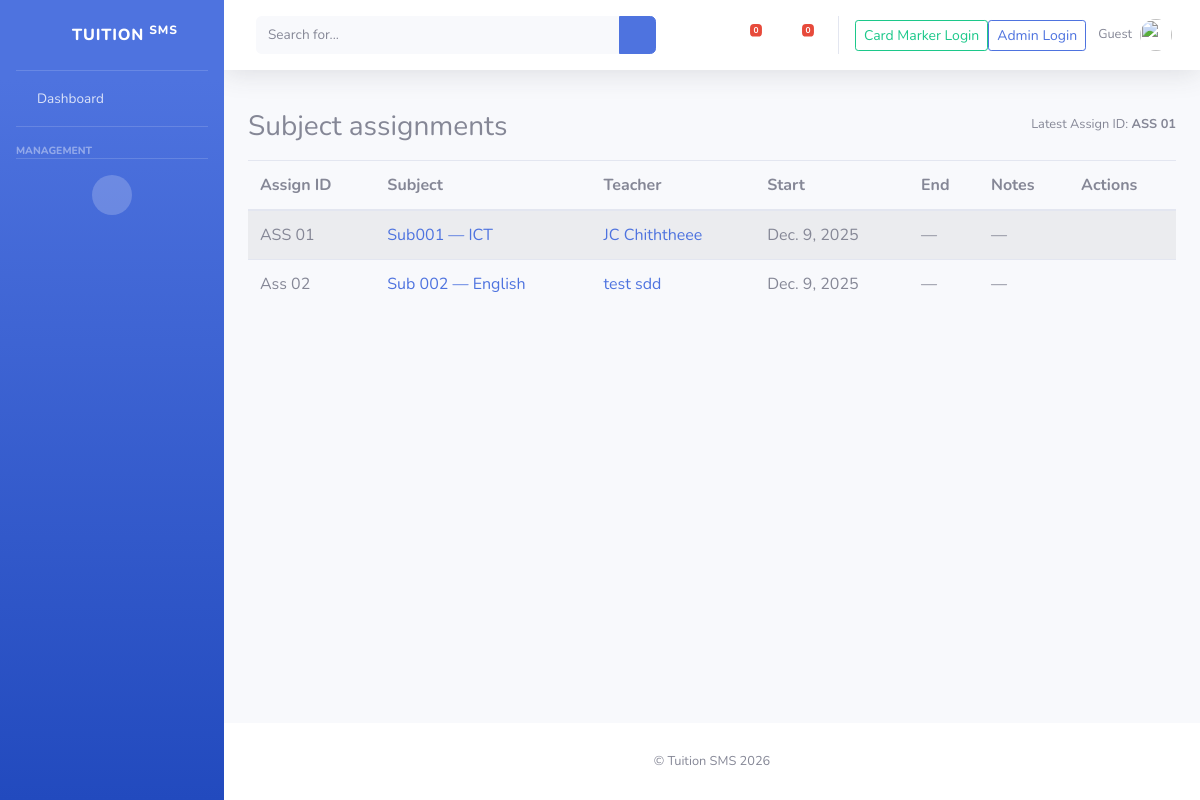
Screenshot of /subject-assignments/ with the database file from the repository.
### academic_core/models.py (models this page shows, shortened)
class SubjectAssignment(models.Model):
    assign_id = models.CharField(max_length=60, unique=True)
    subject = models.ForeignKey(Subject, on_delete=models.CASCADE, related_name='assignments')
    teacher = models.ForeignKey(Teacher, on_delete=models.CASCADE, related_name='assignments')
    start_date = models.DateField(default=timezone.now)
    end_date = models.DateField(null=True, blank=True)
    notes = models.TextField(blank=True)
    class Meta:
        constraints = [
            models.UniqueConstraint(fields=['subject', 'teacher'], name='unique_subject_teacher')
        ]
        ordering = ['-start_date']

class Subject(models.Model):
    subject_id = models.CharField(max_length=40, unique=True)
    name = models.CharField(max_length=200)
    description = models.TextField(blank=True)
    class Meta:
        ordering = ['subject_id']

class Teacher(models.Model):
    title = models.CharField(max_length=10, choices=TITLE_CHOICES, default='mr')
    first_name = models.CharField(max_length=120)
    last_name = models.CharField(max_length=120)
    profile_photo = models.ImageField(upload_to='teachers/photos/', null=True, blank=True)
    dob = models.DateField(null=True, blank=True)
    phone = models.CharField(max_length=32, blank=True)
    whatsapp = models.CharField(max_length=32, blank=True)
    email = models.EmailField(blank=True, null=True)
    user = models.OneToOneField(
        settings.AUTH_USER_MODEL,
        on_delete=models.SET_NULL,
        null=True,
        blank=True,
        related_name='teacher_profile'
    )
    is_active = models.BooleanField(default=True)
    class Meta:
        ordering = ['last_name', 'first_name']

### academic_core/templates_views.py (the view)
# urls.py: path('subject-assignments/', tv.SubjectAssignmentListView.as_view(), name='subjectassign_list'),
class SubjectAssignmentListView(ListView):
    model = SubjectAssignment
    template_name = 'academic_core/subjectassign_list.html'
    context_object_name = 'assignments'
    queryset = SubjectAssignment.objects.select_related('subject', 'teacher').order_by('-start_date')

### academic_core/templates/academic_core/subjectassign_list.html (shortened to what this page needs)
{% extends "academic_core/base.html" %}
{% block content %}
<div class="d-flex justify-content-between align-items-center mb-3">
  <h3 class="mb-0">Subject assignments</h3>
  <div class="text-end">
    {% if assignments and assignments|length > 0 %}
      <div class="small text-muted mb-1">Latest Assign ID: <strong>{{ assignments.0.assign_id }}</strong></div>
    {% endif %}
  </div>
</div>
<div class="table-responsive">
<table class="table table-striped align-middle">
  <thead>
    <tr>
      <th>Assign ID</th>
      <th>Subject</th>
      <th>Teacher</th>
      <th>Start</th>
      <th>End</th>
      <th>Notes</th>
      <th class="text-end">Actions</th>
    </tr>
  </thead>
  <tbody>
    {% for a in assignments %}
      <tr>
        <td class="align-middle">{{ a.assign_id|default:"—" }}</td>
        <td class="align-middle">
          {% if a.subject %}
            <a href="{% url 'academic_core:subject_update' a.subject.pk %}">
              {{ a.subject.subject_id }} — {{ a.subject.name }}
            </a>
          {% else %}
            &mdash;
          {% endif %}
        </td>
        <td class="align-middle">
          {% if a.teacher %}
            <a href="{% url 'academic_core:teacher_detail' a.teacher.pk %}">
              {{ a.teacher.first_name }} {{ a.teacher.last_name }}
            </a>
          {% else %}
            &mdash;
          {% endif %}
        </td>
        <td class="align-middle">{{ a.start_date|default:"—" }}</td>
        <td class="align-middle">{{ a.end_date|default:"—" }}</td>
        <td class="align-middle">{{ a.notes|truncatechars:80|default:"—" }}</td>
        <td class="align-middle text-end">
        </td>
      </tr>
    {% empty %}
      <tr><td colspan="7" class="text-center">No assignments found.</td></tr>
    {% endfor %}
  </tbody>
</table>
</div>
{% endblock %}

### rows the page displays
SubjectAssignment: assign "ASS 01", assign_id "ASS 01", subject.subject_id "Sub001", subject.name "ICT", teacher.first_name "JC", teacher.last_name "Chiththeee", start_date "Dec. 9, 2025", end_date "—", notes "—"
SubjectAssignment: assign_id "Ass 02", subject.subject_id "Sub 002", subject.name "English", teacher.first_name "test", teacher.last_name "sdd", start_date "Dec. 9, 2025", end_date "—", notes "—"

### other values shown
{{ alerts_count|default:"0" }} "0"
{{ messages_count|default:"0" }} "0"
